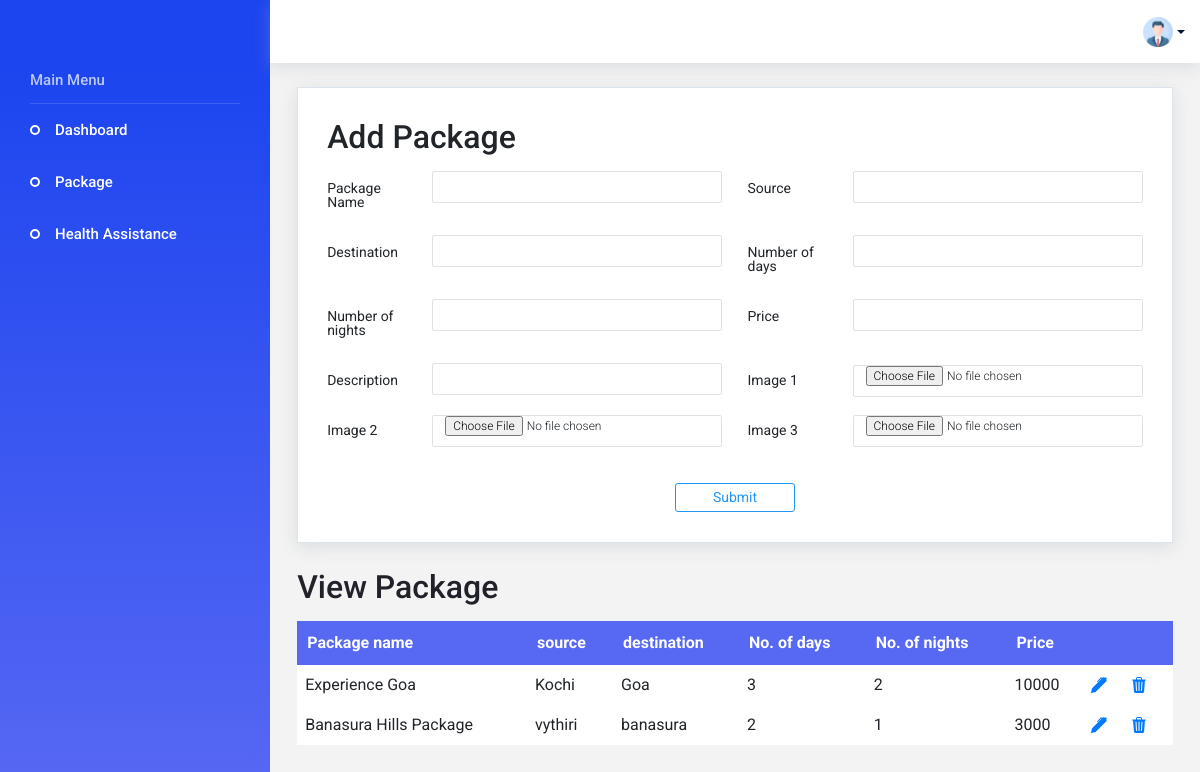
Before: /add_package (signed in) with the older database file.
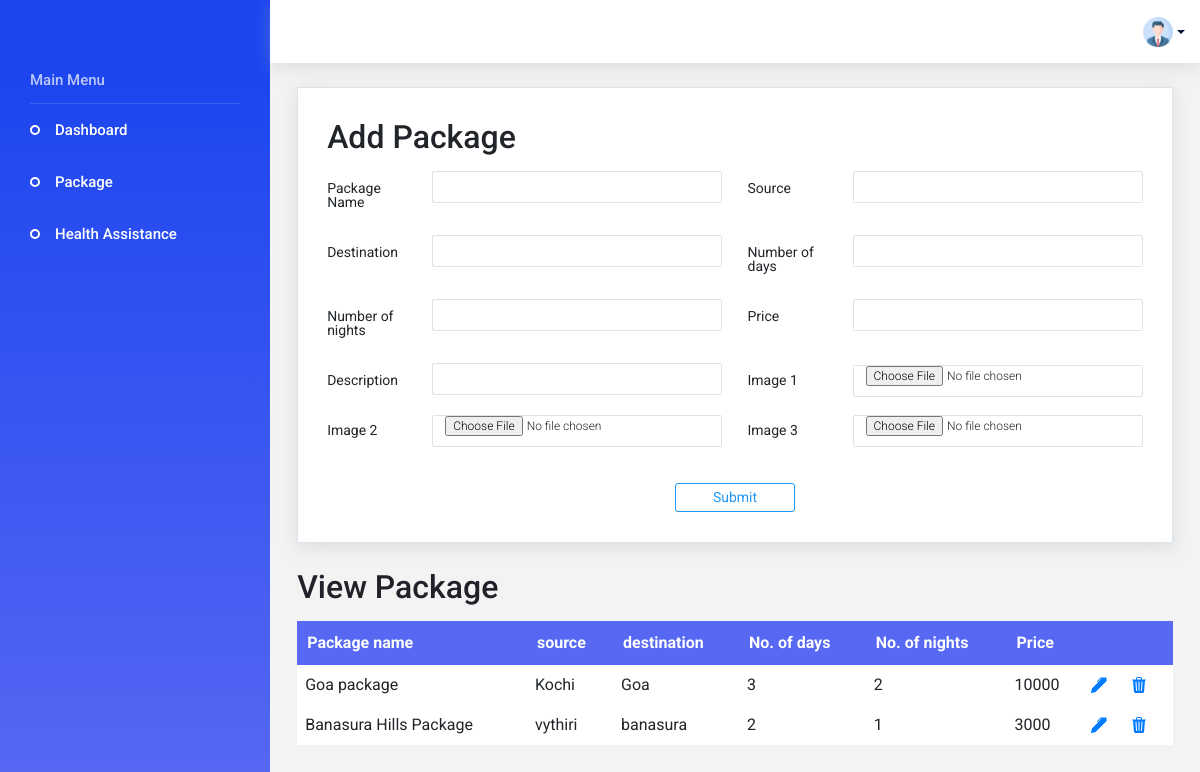
After: the same page with the newer database file.
### app/models.py (models this page shows, shortened)
class Package(models.Model):
    user_id = models.ForeignKey(CustomUser, on_delete=models.CASCADE)
    package_name = models.CharField(max_length=100)
    img1 = models.FileField(upload_to='package')
    img2 = models.FileField(upload_to='package')
    img3 = models.FileField(upload_to='package')
    price = models.IntegerField()
    no_of_days = models.IntegerField()
    no_of_night = models.IntegerField()
    source = models.CharField(max_length=50)
    destination = models.CharField(max_length=50)
    description = models.CharField(max_length=200)

### app/views.py (the view)
# urls.py: path('add_package', views.add_package, name="add_package"),
@cache_control(no_cache=True, must_revalidate=True, no_store=True)
@login_required(login_url=Login)
def add_package(request):
    user = CustomUser.objects.get(id=request.user.id)
    if request.method == 'POST':
        package_name = request.POST['package_name']
        price = request.POST['price']
        no_of_days = request.POST['no_of_days']
        no_of_night = request.POST['no_of_night']
        source = request.POST['source']
        destination = request.POST['destination']
        description = request.POST['description']
        img1 = request.FILES['img1']
        img2 = request.FILES['img2']
        img3 = request.FILES['img3']
        data = Package.objects.create(user_id=user,
                                      package_name=package_name,
                                      price=price,
                                      no_of_days=no_of_days,
                                      no_of_night=no_of_night,
                                      source=source,
                                      destination=destination,
                                      description=description,
                                      img1=img1,
                                      img2=img2,
                                      img3=img3
                                    )
        data.save()
        packages = Package.objects.filter(user_id=user)
        return render(request, 'Agency/addpackage.html', {'packages':packages, 'User':user})
    else:
        packages = Package.objects.filter(user_id=user)
        return render(request, 'Agency/addpackage.html', {'packages':packages, 'User':user})

### template/Agency/addpackage.html (shortened to what the changed rows need)
{% extends 'Agency/index.html' %}
{% block content %}
  <div class="main-panel">
    <div class="content-wrapper">
      <div class="row">
        <div class="col-lg-12  grid-margin ">
              <table class="mytable table-hover">
                <thead>
                  <tr>
                    <th>Package name</th>
                    <th>source</th>
                    <th>destination</th>
                    <th>No. of days</th>
                    <th>No. of nights</th>
                    <th>Price</th>
<th></th>
                  </tr>
                </thead>
                <tbody>
                {% for package in packages %}
                  <tr>
                    <td>{{package.package_name}}</td>
                    <td>{{package.source}}</td>
                    <td>{{package.destination}}</td>
                    <td>{{package.no_of_days}}</td>
                    <td>{{package.no_of_night}}</td>
                    <td>{{package.price}}</td>
                    <td><a href="{% url 'edit_package' id=package.id %}">
                      </a> <a href="{% url 'delete_package' id=package.id %}" style="padding-left: 20px;">
                      </a></td>
                  </tr>
                {% endfor %}
                </tbody>
              </table>
            </div>
          </div>
        </div>
  </div>
{% endblock %}

Changed rows visible on the page:
changed Package "Kochi": package_name "Experience Goa" → "Goa package"
